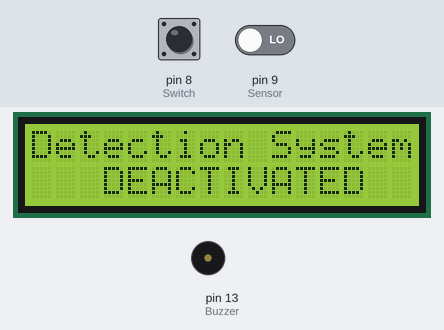
This sketch was run on a simulated Arduino Uno, built with avr-gcc and run on an emulated ATmega328P. Parts: 16×2 character LCD, buzzer (waves = sounding, pin HIGH). The test bench sets the inputs (shaded band); at power-on: pin 8 (Switch) LOW, pin 9 (Sensor) LOW. What the sketch prints to the serial monitor is not drawn.

Above: at 1.3 s.
1.4 s: pin 8 (Switch) pulled HIGH for 0.15 s
At 1.48 s:
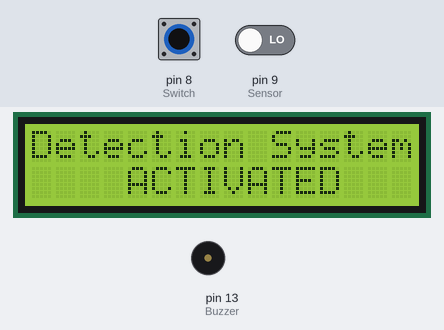
3.0 s: pin 8 (Switch) pulled HIGH for 3.2 s
7.7 s: pin 8 (Switch) driven HIGH and pin 9 (Sensor) driven HIGH
At 8.2 s:
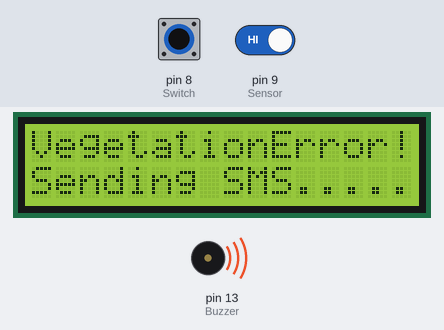
9.2 s: pin 8 (Switch) driven LOW
At 9.9 s:
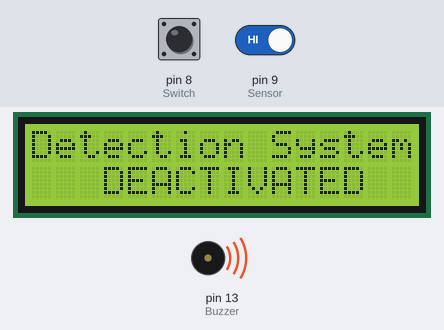
11.1 s: pin 8 (Switch) driven HIGH
At 11.9 s:
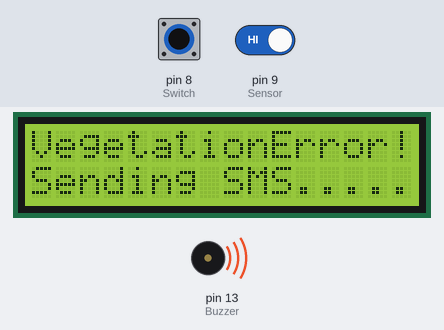
Timing chart, 0 to 13.6 s (numbered marks = the images above; inputs shaded):
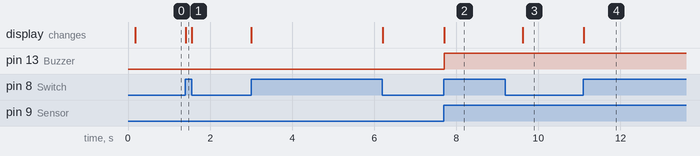

Measured:
- after the input at 1.4 s, the display: changes at once (image 1)
- after the input at 7.7 s, pin 13 (Buzzer): LOW → HIGH at once; the display: changes at once (image 2)
- after the input at 9.2 s, the display: changes after 0.42 s (image 3)
- after the input at 11.1 s, the display: changes at once (image 4)

The sketch:

vegetation_detection.ino
```cpp
// include the library code:
#include <LiquidCrystal.h>
#include <SoftwareSerial.h>
// initialize the library with the numbers of the interface pins
LiquidCrystal lcd(7, 6, 5, 4, 3, 2);
SoftwareSerial GSM(0,1);
const int Switch=8;
const int Sensor=9;
int Buzzer=13;
unsigned long lastScroll =0;
int scrollCount=0;

void setup() {
  pinMode(Sensor,INPUT);
  pinMode(Buzzer,OUTPUT);
  Serial.begin(9600);
  // set up the LCD's number of columns and rows:
  lcd.begin(16, 2);
  lcd.setCursor(0, 0);
  lcd.print("SYSTEM");
  lcd.setCursor(0, 1);
  lcd.print("STARTING...");
  delay(100);
  lcd.clear();
}
void loop() {
  // Print a message to the LCD.
  if(digitalRead(Switch)==HIGH) {
    lcd.setCursor(0, 0);
    lcd.print("Detection System ");
    lcd.setCursor(0, 1);
    lcd.print("    ACTIVATED    ");

    if(digitalRead(Sensor)==HIGH) {
      // Print a message to the LCD.
      lcd.setCursor(0, 0);
      lcd.print("VegetationError!");
      lcd.setCursor(0, 1);
      lcd.print("Sending SMS.....");
      //Turn on Alarm here
      digitalWrite(13,HIGH);  //Turn on Alarm connect buzzer to this pin through transistor
      sendSMS();
      delay(100);
    }
    else {
      digitalWrite(13,LOW);    //Turn off alarm
    }
  }
  else {
    lcd.setCursor(0, 0);
    lcd.print("Detection System ");
    lcd.setCursor(0, 1);
    lcd.print("   DEACTIVATED     ");
  }
}
void sendSMS() {
  Serial.println("AT+CMGD=1");    //Delete previous sent SMS
  delay(100);
  Serial.println("AT+CMGF=1");   //Set SMS configuration
  delay(100);
  Serial.print("AT+CMGW=");          //Write New SMS
  Serial.write(34);                  //Double quotes ASCII Code
  Serial.print("+233*********");         //Enter Your Mobile number
  Serial.write(34);
  Serial.println();                  //Send return
  delay(400);
  Serial.println("Alert : VEGETATION DETECTED!!!");
  delay(100);
  Serial.write(26); //Cntrl+Z to send SMS
  delay(1000);
  Serial.println("AT+CMSS=1");      //Send SMS from memory location 1
  delay(100);
}
```
